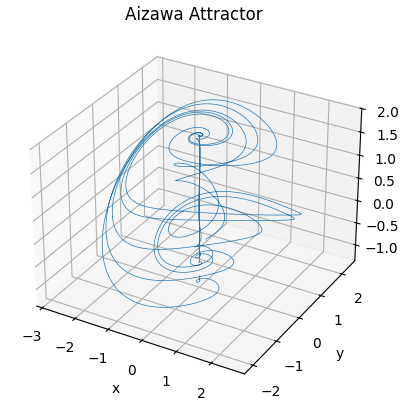

This chart was generated by the following Python code:
#%% Aizawa Attractor :
import numpy as np
import matplotlib.pyplot as plt
from scipy.integrate import odeint


NbPasMax = 1000000

X0 = 0.55
Y0 = -0.51
Z0 = 0.08

def aizawa(x, y, z, a = 0.95, b = 0.7, c = 0.6, d = 3.5, e = 0.25, f = 0.1):
    x_point = (z - b)*x - d*y
    y_point = d*x + (z - b)*y
    z_point = c + a*z - ((z**3)/3) - (x**2) + f * z * (x**3)
    return x_point, y_point, z_point

def aizawa_gen(x0, y0, z0, dt = 0.001):
    x=x0
    y=y0
    z=z0
    while (True) :
        yield x,y,z
        x_point, y_point, z_point = aizawa(x,y,z)
        x += x_point * dt
        y += y_point * dt
        z += z_point * dt

xs=[]
ys=[]
zs=[]

position = iter(aizawa_gen(X0,Y0,Z0))

for i in range(0,NbPasMax) :
    x,y,z = next(position)
    xs.append(x)
    ys.append(y)
    zs.append(z)

fig=plt.figure()
ax = plt.axes(projection='3d')
ax.set_xlabel("x")
ax.set_ylabel("y")
ax.set_zlabel("z")
ax.set_title("Aizawa Attractor")
ax.plot(xs, ys, zs, lw=0.5)
plt.show(); 
plt.savefig("Aizawa-Attractor.pdf")
